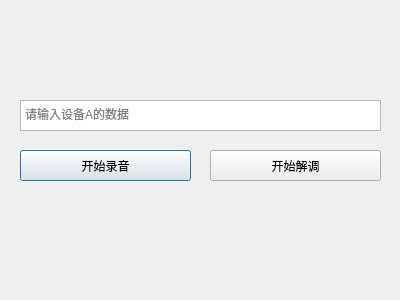
<?xml version="1.0" encoding="UTF-8"?>
<ui version="4.0">
 <class>Dialog</class>
 <widget class="QDialog" name="Dialog">
  <property name="geometry">
   <rect>
    <x>0</x>
    <y>0</y>
    <width>400</width>
    <height>300</height>
   </rect>
  </property>
  <property name="windowTitle">
   <string>Dialog</string>
  </property>
  <widget class="QPushButton" name="start_button">
   <property name="geometry">
    <rect>
     <x>20</x>
     <y>150</y>
     <width>171</width>
     <height>31</height>
    </rect>
   </property>
   <property name="text">
    <string>开始录音</string>
   </property>
  </widget>
  <widget class="QTextEdit" name="distance_text">
   <property name="geometry">
    <rect>
     <x>20</x>
     <y>100</y>
     <width>361</width>
     <height>31</height>
    </rect>
   </property>
   <property name="placeholderText">
    <string>请输入设备A的数据</string>
   </property>
  </widget>
  <widget class="QPushButton" name="decode_button">
   <property name="geometry">
    <rect>
     <x>210</x>
     <y>150</y>
     <width>171</width>
     <height>31</height>
    </rect>
   </property>
   <property name="text">
    <string>开始解调</string>
   </property>
  </widget>
 </widget>
 <resources/>
 <connections/>
</ui>
